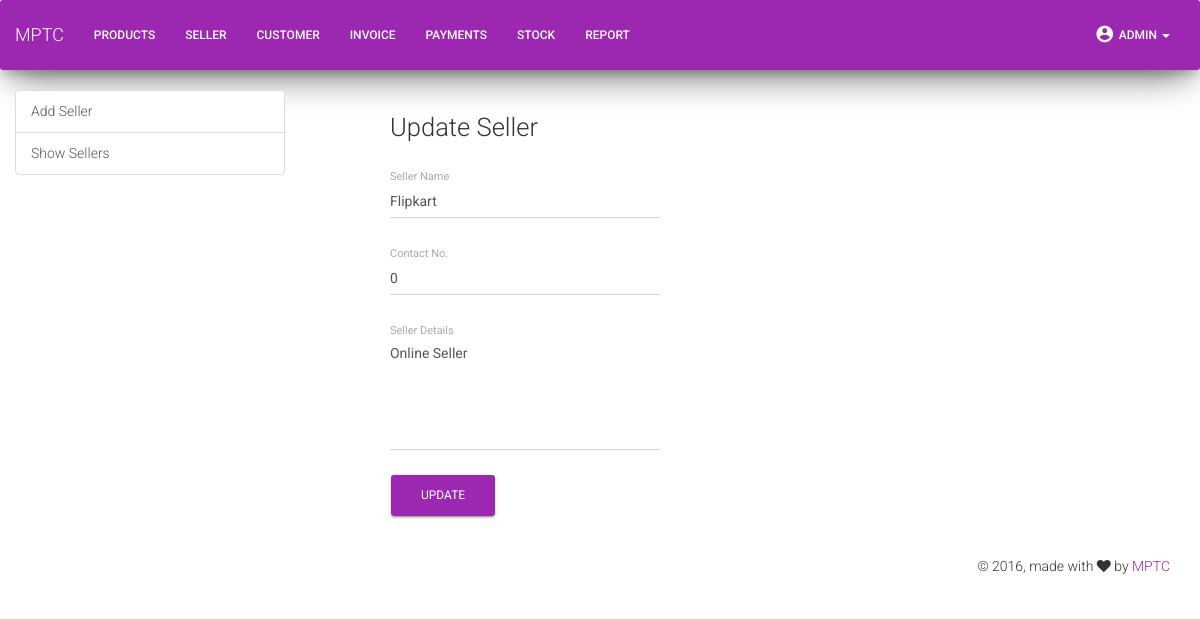
Screenshot of /upseller.php?slid=2 (signed in) with the database file from the repository.
### tables this page shows
CREATE TABLE `seller` (
  `sid` int(11) NOT NULL,
  `sname` varchar(50) NOT NULL,
  `scontact` bigint(20) NOT NULL,
  `sdetails` text NOT NULL,
  `cby` varchar(50) NOT NULL,
  `cdate` timestamp NOT NULL DEFAULT CURRENT_TIMESTAMP ON UPDATE CURRENT_TIMESTAMP,
  `uby` varchar(50) NOT NULL,
  `udate` timestamp NOT NULL DEFAULT '0000-00-00 00:00:00'
);

### upseller.php (the view, shortened to what this page needs)
<?php
include 'db.php';
require 'header.php';
require 'navbar.php';
?>
<body>
    <div class="container-fluid">
        <div class="row">
            <div class="col-xs-12 col-sm-4 col-md-3">
                <div class="list-group">
                    <a href="adseller.php" class="list-group-item">Add Seller</a>
                    <a href="seller.php" class="list-group-item">Show Sellers</a>
                </div>
            </div>
            <div class="col-xs-12 col-sm-4 col-md-9">
        <?php
      if (isset($_GET['slid']) && is_numeric($_GET['slid'])){
                        $slid = $_GET['slid'];
                        $sql = 'SELECT sname, scontact, sdetails FROM seller WHERE sid='.$slid;
                        $result = $conn->query($sql);
                        if ($result->num_rows > 0) {
                            while($row = $result->fetch_assoc()) {
                                $sname = $row['sname'];
                                $scontact = $row['scontact'];
                                $sdetails = $row['sdetails'];
                            }
                        }
                    }
    ?>
                <form action="seller.php?slid=<?php echo $slid; ?>" method="post">
            <div class="row">
                <div class="col-lg-offset-1 col-sm-10">
                    <h3>Update Seller</h3>
                </div>
            </div>
            <div class="row">
                <div class="col-lg-offset-1 col-sm-4">
                    <div class="form-group label-floating">
                        <label class="control-label">Seller Name</label>
                        <input type="text" value="<?php echo $sname; ?>" class="form-control" name="sname" />
                    </div>
                </div>
            </div>
            <div class="row">
                <div class="col-lg-offset-1 col-sm-4">
                    <div class="form-group label-floating">
                        <label class="control-label">Contact No.</label>
                        <input type="number" value="<?php echo $scontact; ?>" class="form-control" name="scontact" />
                    </div>
                </div>
            </div>
            <div class="row">
                <div class="col-lg-offset-1 col-sm-4">
                    <div class="form-group label-floating">
                        <label class="control-label">Seller Details</label>
                        <textarea class="form-control" rows="5" name="sdetails"><?php echo $sdetails; ?></textarea>
                    </div>
                </div>
            </div>
            <div class="row">
                <div class="col-lg-offset-1 col-sm-4">
                    <div class="input-group">
                        <button type="submit" name="upsel" class="btn btn-raised btn-primary btn-wd">Update</button>
                    </div>
                </div>
            </div>
        </form>
                </div>
    </div>
</div>
</body>
    <?php
        require 'footer.php';

### header.php (style rules this page uses)
body { background-color: white; }

### rows the page displays
seller: sname "Flipkart", scontact "0", sdetails "Online Seller"
